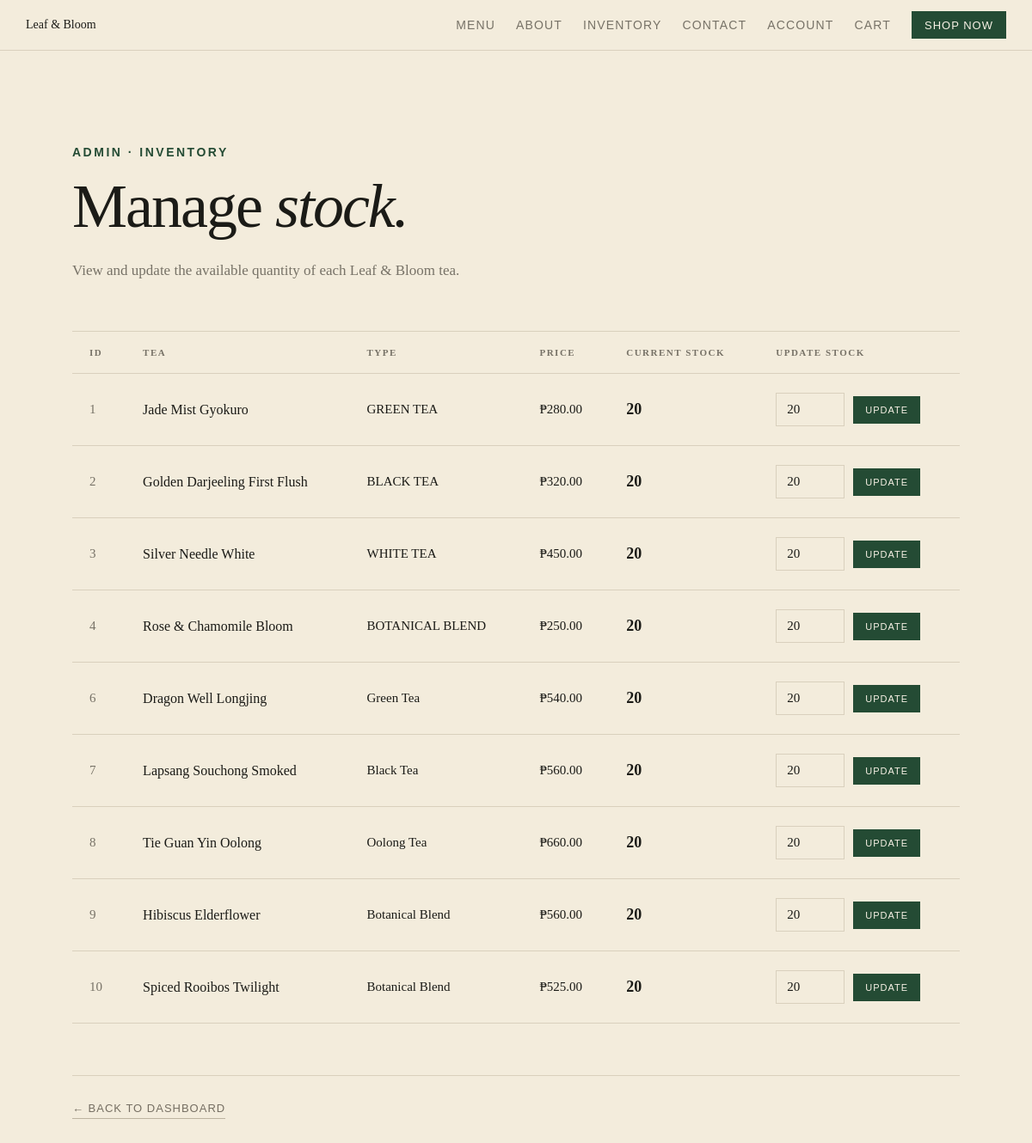
Page /admin/inventory.php (signed in) on the committed database.
### tables this page shows
CREATE TABLE `inventory` (
  `inventory_id` int(10) UNSIGNED NOT NULL,
  `product_id` int(11) NOT NULL,
  `quantity` int(11) NOT NULL DEFAULT 0,
  `updated_at` timestamp NOT NULL DEFAULT current_timestamp() ON UPDATE current_timestamp()
);

CREATE TABLE `products` (
  `product_id` int(11) NOT NULL,
  `category_id` int(11) UNSIGNED NOT NULL,
  `name` varchar(150) NOT NULL,
  `tea_type` varchar(100) NOT NULL,
  `price` decimal(10,2) NOT NULL,
  `description` text NOT NULL,
  `image` varchar(255) NOT NULL
);

### admin/inventory.php (the view, shortened to what this page needs)
<?php
require_once '../includes/db.php';
$stmt = $pdo->query("
    SELECT
        products.product_id,
        products.name,
        products.tea_type,
        products.price,
        inventory.quantity,
        inventory.updated_at
    FROM products
    INNER JOIN inventory
        ON products.product_id = inventory.product_id
    ORDER BY products.product_id
");
$products = $stmt->fetchAll(PDO::FETCH_ASSOC);
?>
<!DOCTYPE html>
<html lang="en">
<head>
    <link rel="stylesheet"
          href="../assets/css/style.css">
</head>
<body>
<?php include '../includes/navbar.php'; ?>
<main>
<section class="admin-inventory-section">
    <div class="admin-inventory-heading">
        <p class="section-label">
            ADMIN · INVENTORY
        </p>
        <h1>
            Manage <em>stock.</em>
        </h1>
        <p>
            View and update the available quantity
            of each Leaf &amp; Bloom tea.
        </p>
    </div>
    <div class="admin-inventory-table-wrapper">
        <table class="admin-inventory-table">
            <thead>
                <tr>
                    <th>ID</th>
                    <th>Tea</th>
                    <th>Type</th>
                    <th>Price</th>
                    <th>Current Stock</th>
                    <th>Update Stock</th>
                </tr>
            </thead>
            <tbody>
                <?php foreach ($products as $product): ?>
                    <tr>
                        <td>
                            <?= (int) $product['product_id'] ?>
                        </td>
                        <td>
                            <strong>
                                <?= htmlspecialchars(
                                    $product['name']
                                ) ?>
                            </strong>
                        </td>
                        <td>
                            <?= htmlspecialchars(
                                $product['tea_type']
                            ) ?>
                        </td>
                        <td>
                            ₱<?= number_format(
                                $product['price'],
                                2
                            ) ?>
                        </td>
                        <td>
                            <span class="inventory-stock-number">
                                <?= (int) $product['quantity'] ?>
                            </span>
                        </td>
                        <td>
                            <form method="POST"
                                  action="inventory.php"
                                  class="admin-inventory-form">
                                <input
                                    type="number"
                                    name="quantity"
                                    min="0"
                                    value="<?= (int) $product['quantity'] ?>"
                                    required
                                >
                                <button
                                    type="submit"
                                    name="update_inventory"
                                    class="primary-button">
                                    Update
                                </button>
                            </form>
                        </td>
                    </tr>
                <?php endforeach; ?>
            </tbody>
        </table>
    </div>
    <div class="admin-dashboard-footer">
        <a href="dashboard.php"
           class="secondary-button">
            ← Back to Dashboard
        </a>
    </div>
</section>
</main>
</body>
</html>

### assets/css/style.css (style rules this page uses)
:root { --cream: #f3ecdc; --dark: #1b1b17; --green: #244b34; --muted: #777267; --border: #d9d0bd; }
* { box-sizing: border-box; }
html { scroll-behavior: smooth; }
body { margin: 0; background: var(--cream); color: var(--dark); }
.primary-button { display: inline-flex; align-items: center; justify-content: center; min-height: 31px; padding: 0 15px; background: var(--green); color: #f7f1e5; text-decoration: none; font-family: Arial, sans-serif; font-size: 7px; font-weight: 500; text-transform: uppercase; letter-spacing: 1px; }
.secondary-button { color: #756e62; text-decoration: none; font-family: Arial, sans-serif; font-size: 7px; text-transform: uppercase; letter-spacing: 1px; border-bottom: 1px solid #bdb3a0; padding-bottom: 4px; }
.section-label { margin: 0 0 13px; color: #8d735f; font-family: Arial, sans-serif; font-size: 7px; text-transform: uppercase; letter-spacing: 2px; }
.section-label { margin-bottom: 20px; font-size: 12px; letter-spacing: 2px; text-transform: uppercase; color: var(--green); font-weight: 600; }
.primary-button, .secondary-button { font-size: 13px; }
.section-label { font-size: 14px; letter-spacing: 2.5px; }
.admin-dashboard-footer { display: flex; justify-content: space-between; align-items: center; max-width: 1200px; margin-top: 60px; padding-top: 30px; border-top: 1px solid var(--border); }
.admin-inventory-section { padding: 110px 7% 130px; background: var(--cream); min-height: 75vh; }
.admin-inventory-heading { max-width: 800px; margin-bottom: 55px; }
.admin-inventory-heading h1 { margin: 10px 0 24px; font-size: clamp(50px, 6vw, 78px); line-height: 0.98; font-weight: 400; letter-spacing: -2px; }
.admin-inventory-heading h1 em { font-family: Georgia, serif; font-weight: 400; }
.admin-inventory-heading > p:last-child { max-width: 650px; font-size: 17px; line-height: 1.8; color: var(--muted); }
.admin-inventory-table-wrapper { width: 100%; max-width: 1200px; overflow-x: auto; border-top: 1px solid var(--border); }
.admin-inventory-table { width: 100%; min-width: 850px; border-collapse: collapse; }
.admin-inventory-table th { padding: 18px 20px; text-align: left; font-size: 11px; font-weight: 600; letter-spacing: 1.5px; text-transform: uppercase; color: var(--muted); border-bottom: 1px solid var(--border); }
.admin-inventory-table td { padding: 22px 20px; font-size: 15px; border-bottom: 1px solid var(--border); vertical-align: middle; }
.admin-inventory-table td:first-child { color: var(--muted); }
.admin-inventory-table td strong { font-size: 16px; font-weight: 500; }
.inventory-stock-number { font-size: 18px; font-weight: 600; }
.admin-inventory-form { display: flex; align-items: center; gap: 10px; }
.admin-inventory-form input { width: 80px; padding: 10px 12px; border: 1px solid var(--border); background: transparent; color: var(--text); font-family: inherit; font-size: 15px; outline: none; box-sizing: border-box; }
.admin-inventory-form .primary-button { border: none; cursor: pointer; padding: 10px 14px; font-size: 11px; }

### rows in the picture
inventory: product.product_id "1", product.name "Jade Mist Gyokuro", product.tea_type "GREEN TEA", product.price "280.00", quantity "20"
inventory: product.product_id "2", product.name "Golden Darjeeling First Flush", product.tea_type "BLACK TEA", product.price "320.00", quantity "20"
inventory: product.product_id "3", product.name "Silver Needle White", product.tea_type "WHITE TEA", product.price "450.00", quantity "20"
inventory: product.product_id "4", product.name "Rose & Chamomile Bloom", product.tea_type "BOTANICAL BLEND", product.price "250.00", quantity "20"
inventory: product.product_id "6", product.name "Dragon Well Longjing", product.tea_type "Green Tea", product.price "540.00", quantity "20"
inventory: product.product_id "7", product.name "Lapsang Souchong Smoked", product.tea_type "Black Tea", product.price "560.00", quantity "20"
inventory: product.product_id "8", product.name "Tie Guan Yin Oolong", product.tea_type "Oolong Tea", product.price "660.00", quantity "20"
inventory: product.product_id "9", product.name "Hibiscus Elderflower", product.tea_type "Botanical Blend", product.price "560.00", quantity "20"
inventory: product.product_id "10", product.name "Spiced Rooibos Twilight", product.tea_type "Botanical Blend", product.price "525.00", quantity "20"
